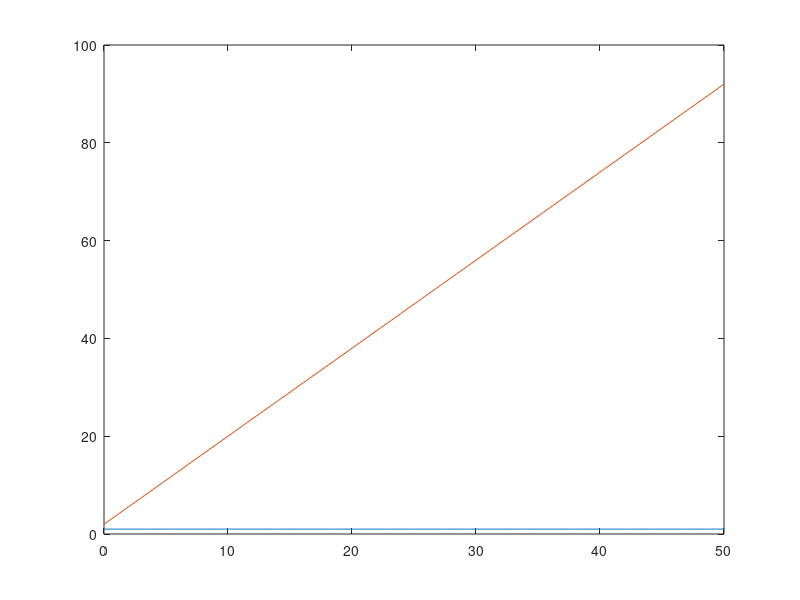

MATLAB code to generate this figure:
1;
 function xdot = f (x, t)

 r = 0.25;
 k = 1.4;
 a = 1.5;
 b = 0.16;
 c = 1.2;
 d = 0.8;

 xdot(1) = r*x(1)*(1 - x(1)) ;
 xdot(2) = c*a*x(1);

endfunction

x0 = [1; 2];
t = linspace (0, 50, 200)';
x = lsode ("f", x0, t);
plot (t, x)
